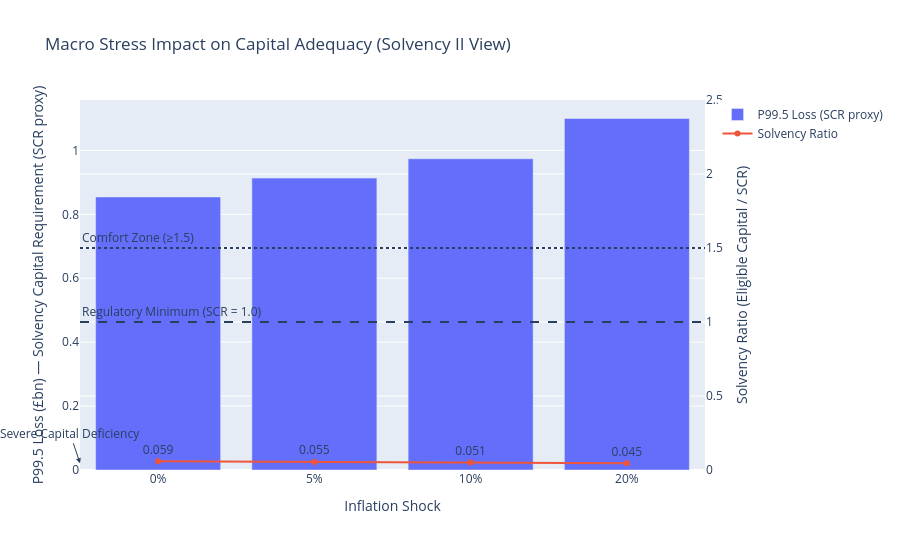

This figure's notebook cell:
### Code cell
fig = go.Figure()

# ---------------------------
# BAR: Tail risk (P99.5)
# ---------------------------
fig.add_trace(go.Bar(
    x=(macro_results_df["inflation_shock"] * 100).astype(int).astype(str) + "%",
    y=macro_results_df["p995_loss"] / 1e9,
    name="P99.5 Loss (SCR proxy)",
))

# ---------------------------
# LINE: Solvency ratio
# ---------------------------
fig.add_trace(go.Scatter(
    x=(macro_results_df["inflation_shock"] * 100).astype(int).astype(str) + "%",
    y=macro_results_df["solvency_ratio"],
    mode="lines+markers+text",
    text=[f"{v:.3f}" for v in macro_results_df["solvency_ratio"]],
    textposition="top center",
    name="Solvency Ratio",
    yaxis="y2"
))

# ---------------------------
# LAYOUT (CRITICAL FIXES)
# ---------------------------
fig.update_layout(
    title="Macro Stress Impact on Capital Adequacy (Solvency II View)",
    xaxis_title="Inflation Shock",

    # LEFT AXIS (CAPITAL / SCR)
    yaxis=dict(
        title="P99.5 Loss (£bn) — Solvency Capital Requirement (SCR proxy)",
    ),

    # RIGHT AXIS (SOLVENCY)
    yaxis2=dict(
        title="Solvency Ratio (Eligible Capital / SCR)",
        overlaying="y",
        side="right",
        range=[0, 2.5]   # 🔥 FIXED SCALE
    ),

    height=550,
)

# ---------------------------
# REGULATORY ZONES
# ---------------------------
fig.add_hline(
    y=1.0,
    line_dash="dash",
    annotation_text="Regulatory Minimum (SCR = 1.0)",
    annotation_position="top left",
    yref="y2"
)

fig.add_hline(
    y=1.5,
    line_dash="dot",
    annotation_text="Comfort Zone (≥1.5)",
    annotation_position="top left",
    yref="y2"
)

# ---------------------------
# OPTIONAL: DISTRESS ANNOTATION
# ---------------------------
min_sol = macro_results_df["solvency_ratio"].min()

fig.add_annotation(
    x=0,
    y=min_sol,
    xref="paper",
    yref="y2",
    text="Severe Capital Deficiency",
    showarrow=True,
    arrowhead=2
)

fig.show()

### Figure 1 — Plotly figure (JSON) as saved in the notebook; plotly's stock layout.template omitted (floating-point values rounded to 4 significant figures)
{"data": [{"name": "P99.5 Loss (SCR proxy)", "type": "bar", "x": ["0%", "5%", "10%", "20%"], "y": [0.8544, 0.9133, 0.9738, 1.1]}, {"mode": "lines+markers+text", "name": "Solvency Ratio", "text": ["0.059", "0.055", "0.051", "0.045"], "textposition": "top center", "type": "scatter", "x": ["0%", "5%", "10%", "20%"], "y": [0.05852, 0.05474, 0.05134, 0.04546], "yaxis": "y2"}], "layout": {"annotations": [{"showarrow": false, "text": "Regulatory Minimum (SCR = 1.0)", "x": 0, "xanchor": "left", "xref": "x domain", "y": 1, "yanchor": "bottom", "yref": "y2"}, {"showarrow": false, "text": "Comfort Zone (≥1.5)", "x": 0, "xanchor": "left", "xref": "x domain", "y": 1.5, "yanchor": "bottom", "yref": "y2"}, {"arrowhead": 2, "showarrow": true, "text": "Severe Capital Deficiency", "x": 0, "xref": "paper", "y": 0.04546, "yref": "y2"}], "height": 550, "shapes": [{"line": {"dash": "dash"}, "type": "line", "x0": 0, "x1": 1, "xref": "x domain", "y0": 1, "y1": 1, "yref": "y2"}, {"line": {"dash": "dot"}, "type": "line", "x0": 0, "x1": 1, "xref": "x domain", "y0": 1.5, "y1": 1.5, "yref": "y2"}], "title": {"text": "Macro Stress Impact on Capital Adequacy (Solvency II View)"}, "xaxis": {"title": {"text": "Inflation Shock"}}, "yaxis": {"title": {"text": "P99.5 Loss (£bn) — Solvency Capital Requirement (SCR proxy)"}}, "yaxis2": {"overlaying": "y", "range": [0, 2.5], "side": "right", "title": {"text": "Solvency Ratio (Eligible Capital / SCR)"}}}}
